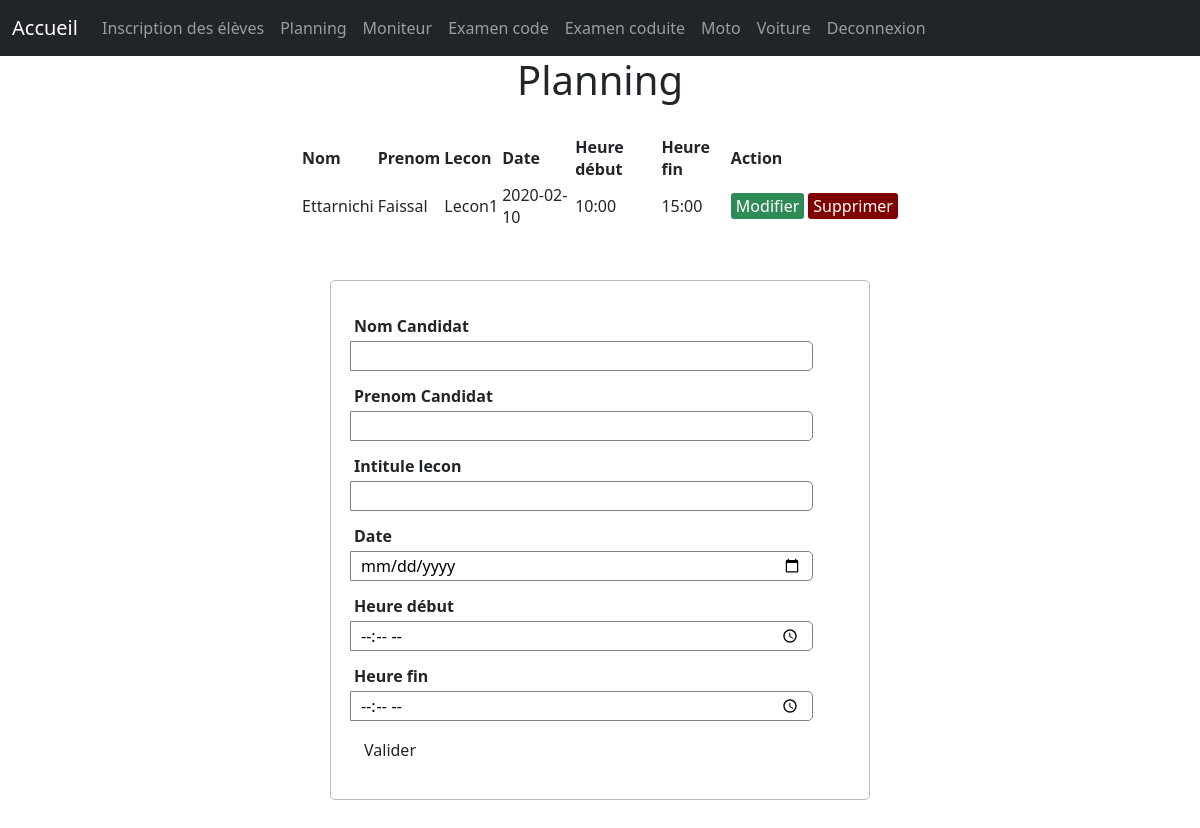
The app's page /planning/planning1.php (signed in) with its own data.
### tables this page shows
CREATE TABLE IF NOT EXISTS `planning` (
  `id` int(11) NOT NULL AUTO_INCREMENT,
  `nom_candidat` varchar(50) NOT NULL,
  `prenom_candidat` varchar(50) NOT NULL,
  `intitule_lecon` varchar(50) NOT NULL,
  `datep` varchar(10) NOT NULL,
  `heure` varchar(255) NOT NULL,
  `heuref` varchar(20) NOT NULL,
  PRIMARY KEY (`id`)
);

### planning/server5.php (called while the page is built, shortened)
<?php
		$nom_candidat = "";
		$prenom_candidat = "";
		$intitule_lecon = "";
		$datep = "";
		$heure = "";
		$id = 0;
		$edit_state = false;
		$pdo = new PDO("mysql:dbname=inscription_candidat;host=localhost","root","");
$results = $pdo->query( "SELECT * FROM planning");
?>

### planning/planning1.php (the view, shortened to what this page needs)
<?php include('server5.php');
?>
<html>
<head>
	<link rel="stylesheet" type="text/css" href="style5.css">
	<link href="https://cdn.jsdelivr.net/npm/bootstrap@5.0.0-beta3/dist/css/bootstrap.min.css" rel="stylesheet">
</head>
<body >
    <nav class="navbar navbar-expand-lg navbar-dark bg-dark">
        <div class="container-fluid">
          <a class="navbar-brand" href="../accueil.php">Accueil</a>
          <div class="collapse navbar-collapse" id="navbarNav">
            <ul class="navbar-nav">
              <li class="nav-item">
                <a class="nav-link " href="../eleve/eleve1.php">Inscription des élèves </a>
              </li>
              <li class="nav-item">
                <a class="nav-link" href="../planning/planning1.php">Planning </a>
              </li>
              <li class="nav-item">
                <a class="nav-link" href="../moniteur/index1.php">Moniteur</a>
              </li>
              <li class="nav-item">
                <a class="nav-link" href="../code/code1.php">Examen code</a>
              </li>
              <li class="nav-item">
                <a class="nav-link" href="../conduite/conduite1.php">Examen coduite </a>
              </li>
              <li class="nav-item">
                <a class="nav-link" href="../moto/moto1.php">Moto</a>
              </li>
              <li class="nav-item">
                <a class="nav-link" href="../voiture/voiture1.php">Voiture</a>
              </li>
              <li class="nav-item">
                <a class="nav-link" href="../logout.php">Deconnexion</a>
              </li>
            </ul>
          </div>
        </div>
      </nav>
<center> <strong><h1> Planning </h1></srong> </center>
<table>
	<thead>
		<tr>
			<th>Nom</th>
			<th>Prenom</th>
			<th>Lecon</th>
			<th>Date</th>
			<th>Heure début</th>
			<th>Heure fin</th>
			<th colspan="4">Action</th>
		</tr>
	</thead>
	<tbody>
	<?php while ($row = $results->fetch()) { ?>
	<tr>
	<td><?php echo $row['nom_candidat']; ?> </td>
	<td><?php echo $row['prenom_candidat']; ?> </td>
	<td><?php echo $row['intitule_lecon']; ?> </td>
	<td><?php echo $row['datep']; ?> </td>
	<td><?php echo $row['heure']; ?> </td>
	<td><?php echo $row['heuref']; ?> </td>
	<td>
	    <a class="edit_btn" href="planning1.php?edit=<?php echo $row['id']; ?>">Modifier</a>
	</td>
	<td>
	<a class="del_btn" href="server5.php?del=<?php echo $row['id']; ?>">Supprimer</a>
	</td>
	</tr>
<?php } ?>
</tbody>
</table>
<form method="post" action="server5.php" >
<imput type="hidden" name="id" value="<?php echo $id; ?>">
		<div class="input-group">
			<label>Nom Candidat</label>
			<input type="text" required="required" name="nom_candidat" value="<?php echo $nom_candidat; ?>">
		</div>
		<div class="input-group">
			<label>Prenom Candidat</label>
			<input type="text" required="required" name="prenom_candidat" value="<?php echo $prenom_candidat; ?>">
		</div>
		<div class="input-group">
			<label>Intitule lecon</label>
			<input type="text" required="required" name="intitule_lecon" value="<?php echo $intitule_lecon; ?>">
		</div>
		<div class="input-group">
			<label>Date</label>
			<input type="date" required="required" name="datep" value="<?php echo $datep; ?>">
		</div>
<div class="input-group">
			<label>Heure début</label>
			<input type="time" required="required" name="heure" value="<?php echo $heure; ?>">
		</div>
		<div class="input-group">
			<label>Heure fin</label>
			<input type="time" required="required" name="heuref" value="<?php echo $heure; ?>">
		</div>
		<div class="input-group">
		<?php if ($edit_state == false): ?>
			<button type="submit" name="save" class="btn"  >Valider</button>
			<?php else: ?>
				<button type="submit" name="update" class="btn">Modifier</button>
				<?php endif ?>
		</div>
	</form>
</body>
</html>

### planning/style5.css (style rules this page uses)
body { font-size: 19px; }
table { width: 50%; margin: 30px auto; border-collapse: collapse; text-align: left; }
tr { border-bottom: 1px solid #cbcbcb; }
th, td { border: none; height: 30px; padding: 2px; }
form { width: 45%; margin: 50px auto; text-align: left; padding: 20px; border: 1px solid #bbbbbb; border-radius: 5px; }
.input-group { margin: 10px 0px 10px 0px; }
.input-group label { display: block; text-align: left; margin: 3px; }
.input-group input { height: 30px; width: 93%; padding: 5px 10px; font-size: 16px; border-radius: 5px; border: 1px solid gray; }
.btn { padding: 10px; font-size: 15px; color: white; background: #5F9EA0; border: none; border-radius: 5px; }
.edit_btn { text-decoration: none; padding: 2px 5px; background: #2E8B57; color: white; border-radius: 3px; }
.del_btn { text-decoration: none; padding: 2px 5px; color: white; border-radius: 3px; background: #800000; }

### records on screen
planning: nom_candidat "Ettarnichi", prenom_candidat "Faissal", intitule_lecon "Lecon1", datep "2020-02-10", heure "10:00", heuref "15:00"
